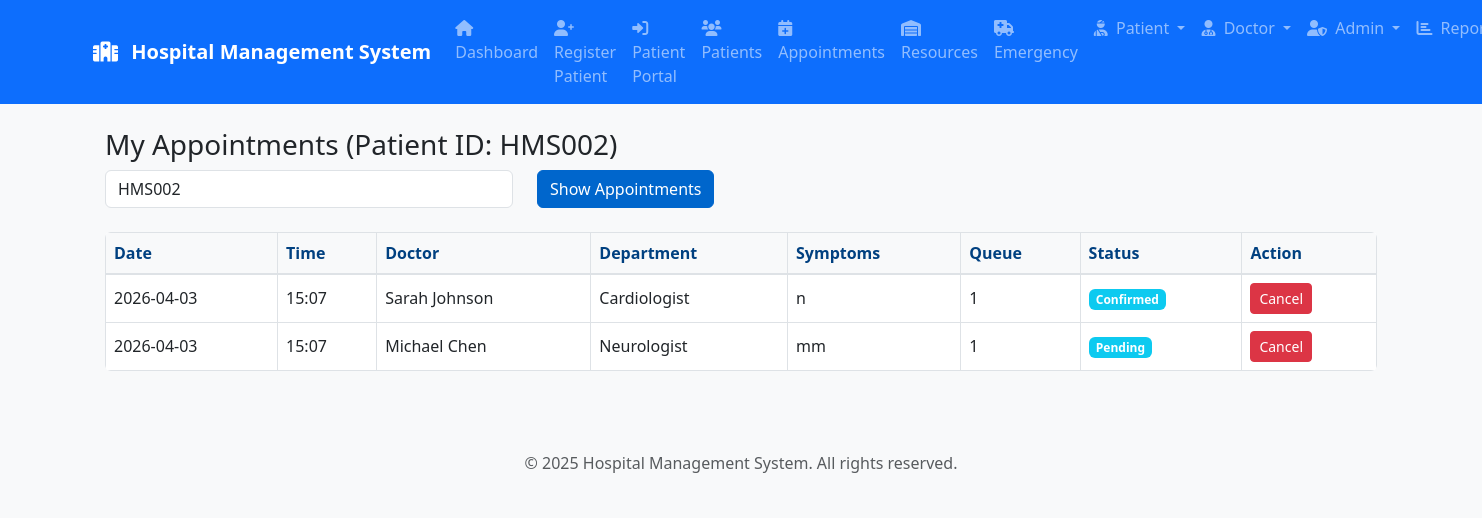
The app's page /patient/appointments?patient_id=HMS002 with its own data.
### AkshatSemwall-Healthcare-Solutions-ac7686f/models.py (models this page shows)
class Appointment(db.Model):
    __tablename__ = 'appointments'
    appointment_id = Column(Integer, primary_key=True)
    patient_id = Column(String(50), ForeignKey('patients.patient_id'), nullable=False)
    doctor_id = Column(Integer, ForeignKey('doctors.doctor_id'), nullable=False)
    department = Column(String(100), nullable=False)
    symptoms = Column(Text)
    appointment_date = Column(Date, nullable=False)
    appointment_time = Column(Time, nullable=False)
    queue_number = Column(Integer, nullable=False)
    status = Column(String(20), default='Pending')
    consultation_type = Column(String(20), default='In-Person')  # 'In-Person' or 'Video'
    video_room_id = Column(String(100))  # Unique room ID for video consultation
    video_link = Column(String(500))  # Video consultation link
    video_enabled = Column(String(10), default='false')  # 'true' or 'false'
    created_at = Column(DateTime, default=datetime.utcnow)
    patient = relationship("PatientORM", back_populates="appointments")
    doctor = relationship("Doctor", back_populates="appointments")

class Doctor(db.Model):
    __tablename__ = 'doctors'
    doctor_id = Column(Integer, primary_key=True)
    name = Column(String(100), nullable=False)
    age = Column(Integer)
    gender = Column(String(10))
    department = Column(String(100))
    specialization = Column(String(100))
    qualification = Column(String(200))
    experience_years = Column(Integer)
    consultation_fee = Column(Float)
    availability_days = Column(String(50))  # CSV string like "Mon,Tue,Wed"
    availability_time = Column(String(50))  # CSV or range string like "10:00-14:00"
    about = Column(Text)
    appointments = relationship("Appointment", back_populates="doctor")

### AkshatSemwall-Healthcare-Solutions-ac7686f/patient_routes.py (the view)
@patient_bp.route('/patient/appointments')
def my_appointments():
    patient_id = request.args.get('patient_id', '').strip()
    appointments = []
    if patient_id:
        appointments = Appointment.query.filter_by(patient_id=patient_id).order_by(Appointment.appointment_date.desc(), Appointment.queue_number.asc()).all()
    return render_template('my_appointments.html', appointments=appointments, patient_id=patient_id)

### AkshatSemwall-Healthcare-Solutions-ac7686f/templates/my_appointments.html (shortened to what this page needs)
{% extends 'base.html' %}
{% block content %}
<div class="container my-4">
    <h3>My Appointments (Patient ID: {{ patient_id }})</h3>
    <form method="get" class="mb-4">
      <div class="row">
        <div class="col-md-4">
          <input type="text" class="form-control" name="patient_id" placeholder="Enter Patient ID" value="{{ patient_id }}">
        </div>
        <div class="col-md-2">
          <button type="submit" class="btn btn-primary">Show Appointments</button>
        </div>
      </div>
    </form>
    {% if appointments %}
    <div class="table-responsive">
      <table class="table table-bordered align-middle">
        <thead>
          <tr>
            <th>Date</th>
            <th>Time</th>
            <th>Doctor</th>
            <th>Department</th>
            <th>Symptoms</th>
            <th>Queue</th>
            <th>Status</th>
            <th>Action</th>
          </tr>
        </thead>
        <tbody>
        {% for app in appointments %}
          <tr>
            <td>{{ app.appointment_date.strftime('%Y-%m-%d') }}</td>
            <td>{{ app.appointment_time.strftime('%H:%M') }}</td>
            <td>{{ app.doctor.name }}</td>
            <td>{{ app.department }}</td>
            <td>{{ app.symptoms }}</td>
            <td>{{ app.queue_number }}</td>
            <td><span class="badge bg-info">{{ app.status }}</span></td>
            <td>
              {% if app.status in ['Pending', 'Confirmed'] %}
                <form method="post" action="{{ url_for('patient.cancel_appointment', appointment_id=app.appointment_id, patient_id=patient_id) }}" style="display:inline">
                  <button type="submit" class="btn btn-danger btn-sm" onclick="return confirm('Cancel this appointment?')">Cancel</button>
                </form>
              {% else %}
                --
              {% endif %}
            </td>
          </tr>
        {% endfor %}
        </tbody>
      </table>
    </div>
    {% else %}
      <div class="alert alert-secondary">No appointments found.</div>
    {% endif %}
</div>
{% endblock %}

### AkshatSemwall-Healthcare-Solutions-ac7686f/static/css/style.css (style rules this page uses)
:root { --hospital-primary: #0066cc; --hospital-secondary: #004080; --emergency-red: #dc3545; --success-green: #28a745; --warning-orange: #ffc107; --info-blue: #17a2b8; --light-gray: #f8f9fa; --border-radius: 0.375rem; --box-shadow: 0 0.125rem 0.25rem rgba(0, 0, 0, 0.075); }
body { font-family: 'Segoe UI', Tahoma, Geneva, Verdana, sans-serif; background-color: var(--light-gray); color: #212529; }
.btn-primary { background-color: var(--hospital-primary); border-color: var(--hospital-primary); }
.table { background-color: white; border-radius: var(--border-radius); overflow: hidden; }
.table thead th { background-color: var(--light-gray); border-bottom: 2px solid #dee2e6; font-weight: 600; color: var(--hospital-secondary); }
.badge { font-size: 0.75rem; padding: 0.4em 0.6em; }

### records on screen
Appointment: appointment_date "2026-04-03", appointment_time "15:07", doctor.name "Sarah Johnson", department "Cardiologist", symptoms "n", queue_number "1", status "Confirmed"
Appointment: appointment_date "2026-04-03", appointment_time "15:07", doctor.name "Michael Chen", department "Neurologist", symptoms "mm", queue_number "1", status "Pending"

### other values on screen
{{ patient_id }} "HMS002"
